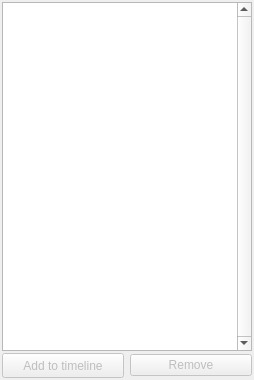
<?xml version="1.0" encoding="UTF-8"?>
<ui version="4.0">
 <class>AnimationList</class>
 <widget class="QWidget" name="AnimationList">
  <property name="geometry">
   <rect>
    <x>0</x>
    <y>0</y>
    <width>254</width>
    <height>380</height>
   </rect>
  </property>
  <property name="windowTitle">
   <string>Form</string>
  </property>
  <layout class="QVBoxLayout" name="verticalLayout">
   <property name="spacing">
    <number>2</number>
   </property>
   <property name="margin">
    <number>2</number>
   </property>
   <item>
    <widget class="QListView" name="availableAnimsListView">
     <property name="verticalScrollBarPolicy">
      <enum>Qt::ScrollBarAlwaysOn</enum>
     </property>
     <property name="horizontalScrollBarPolicy">
      <enum>Qt::ScrollBarAsNeeded</enum>
     </property>
     <property name="editTriggers">
      <set>QAbstractItemView::NoEditTriggers</set>
     </property>
     <property name="alternatingRowColors">
      <bool>true</bool>
     </property>
     <property name="selectionMode">
      <enum>QAbstractItemView::ExtendedSelection</enum>
     </property>
     <property name="isWrapping" stdset="0">
      <bool>false</bool>
     </property>
    </widget>
   </item>
   <item>
    <widget class="QWidget" name="widget_2" native="true">
     <property name="sizePolicy">
      <sizepolicy hsizetype="Preferred" vsizetype="Fixed">
       <horstretch>0</horstretch>
       <verstretch>0</verstretch>
      </sizepolicy>
     </property>
     <property name="minimumSize">
      <size>
       <width>0</width>
       <height>25</height>
      </size>
     </property>
     <layout class="QHBoxLayout" name="horizontalLayout">
      <property name="margin">
       <number>0</number>
      </property>
      <item>
       <widget class="QPushButton" name="addButton">
        <property name="enabled">
         <bool>false</bool>
        </property>
        <property name="sizePolicy">
         <sizepolicy hsizetype="Minimum" vsizetype="Minimum">
          <horstretch>0</horstretch>
          <verstretch>0</verstretch>
         </sizepolicy>
        </property>
        <property name="maximumSize">
         <size>
          <width>16777215</width>
          <height>16777215</height>
         </size>
        </property>
        <property name="text">
         <string>Add to timeline</string>
        </property>
       </widget>
      </item>
      <item>
       <widget class="QPushButton" name="removeButton">
        <property name="enabled">
         <bool>false</bool>
        </property>
        <property name="text">
         <string>Remove</string>
        </property>
       </widget>
      </item>
     </layout>
    </widget>
   </item>
  </layout>
 </widget>
 <resources/>
 <connections/>
</ui>
